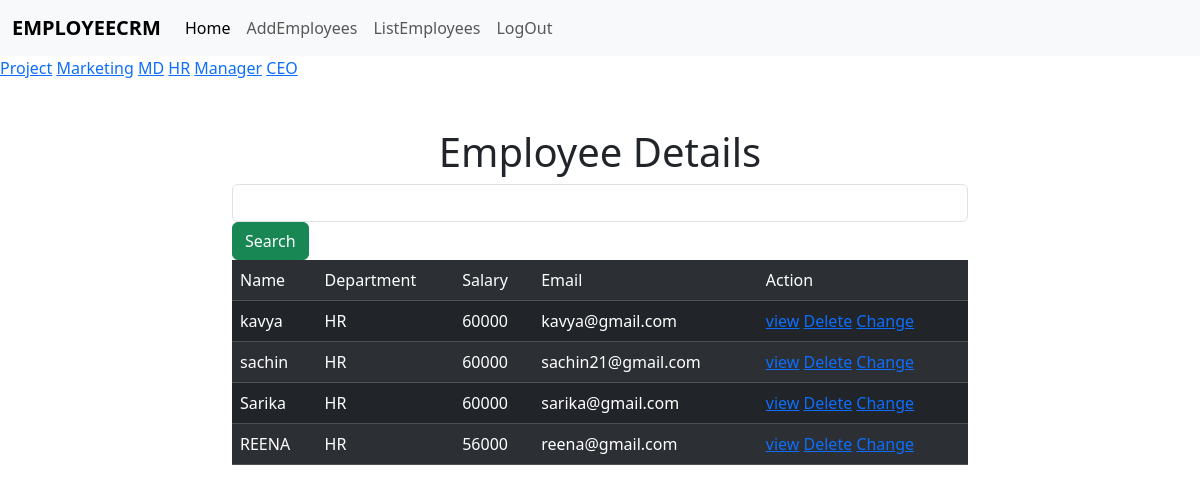
The app's page /employees/all?department=HR (signed in) with its own data.
### crm/models.py (models this page shows, shortened)
class Employees(models.Model):
    name=models.CharField(max_length=200)
    department=models.CharField(max_length=200 )
    salary=models.PositiveIntegerField()
    email=models.EmailField(unique=True)
    age=models.PositiveIntegerField()
    contact=models.CharField(max_length=200,null=True)
    profile_pic=models.ImageField(upload_to="images",null=True,blank=True)
    dob=models.DateField(null=True,blank=True)

### crm/views.py (the view, shortened to what this page needs)
# urls.py: path("employees/all",views.EmployeeListView.as_view(),name="emp-all"),
@method_decorator (signin_required,name="dispatch")
class EmployeeListView(View):
    def get(self,request,*args,**kwargs):
            qs=Employees.objects.all()
            departments=Employees.objects.all().values_list("department",flat=True).distinct()
            print(departments)
            if "department" in request.GET:
                dept=request.GET.get("department")
                qs=qs.filter(department=dept)
            return render(request,"emp_list.html",{"data":qs,"departments":departments})

### crm/views.py (called while the page is built)
def signin_required(fn):
    def wrapper(request,*args,**kwargs):
        if not request.user.is_authenticated:
            messages.error(request,"invalid session")
            return redirect("signin")
        else:
            return fn(request,*args,**kwargs)
    return wrapper

### crm/templates/emp_list.html (shortened to what this page needs)
{%extends 'base.html'%}
{%block body_block%}
<div>
    {%for dept in departments%}
    <a href="{%url 'emp-all'%}?department={{dept}}">{{dept}}</a>
    {%endfor%}
</div>
    <div class="container mt-5">
        <div class="row">
            <div class="col-2"></div>
            <div class="col-8">
            <form action="" method="post">
                <h1 class="text-center">Employee Details</h1>
            <input type="text" name="box" class="form-control me-2">
            <button type="submit" class="btn btn-success">Search</button>
            </div>
        </div>
    </div>
    <div class="container">
        <div class="row">
            <div class="col-2"></div>
            <div class="col-8">
                <table class="table table-dark table-striped caption-top">
                    <tr>
                        <td>Name</td>
                        <td>Department</td>
                        <td>Salary</td>
                        <td>Email</td>
                        <td>Action</td>
                    </tr>
                    {%for emp in data%}
                    <tr>
                        <td>{{emp.name}}</td>
                        <td>{{emp.department}}</td>
                        <td>{{emp.salary}}</td>
                        <td>{{emp.email}}</td>
                        <td>
                            <a href="{%url 'emp-details' emp.id%}">view</a>
                            <a href="{%url 'emp-delete' emp.id%}">Delete</a>
                            <a href="{%url 'emp-edit' emp.id%}">Change</a>
                        </td>
                    </tr>
                    {%endfor%}
                </table>
            </div>
            <div class="col-2"></div>
        </div>
    </div>
    {%endblock%}

### records on screen
Employees: name "kavya", department "HR", salary "60000", email "kavya@gmail.com"
Employees: name "sachin", department "HR", salary "60000", email "sachin21@gmail.com"
Employees: name "Sarika", department "HR", salary "60000", email "sarika@gmail.com"
Employees: name "REENA", department "HR", salary "56000", email "reena@gmail.com"

### other values on screen
{{ dept }} "Project" "Marketing" "MD" "HR" "Manager" "CEO"
